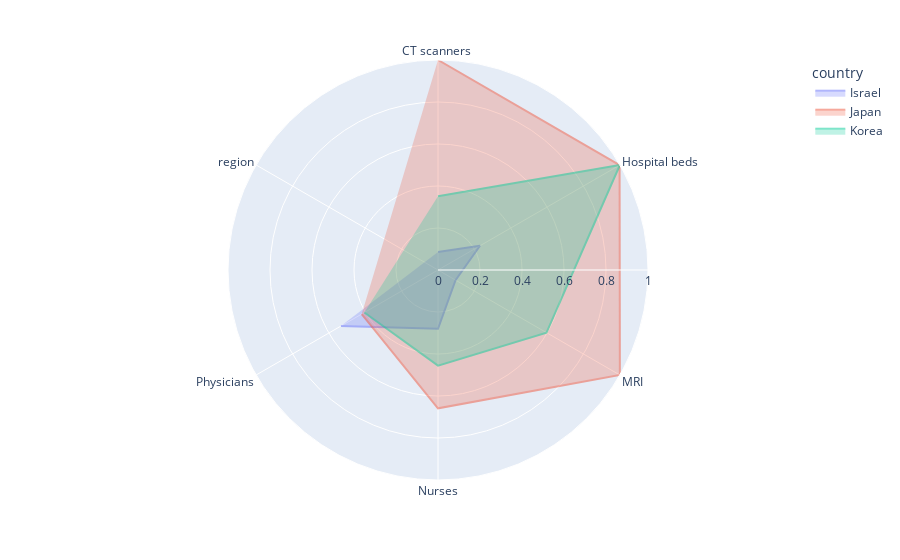

Notebook source saved alongside this figure:
### Code cell
radar=pd.melt(f3_2020.loc[(f3_2020['region']=='Asia')&(f3_2020['income_group']=='High income')], id_vars=['country', 'year','income_group'])
fig3_2020 = px.line_polar(radar, r='value', theta='variable', line_close=True, range_r=[0, 1], color='country')
fig3_2020.update_traces(fill='toself', opacity=0.5)
fig3_2020.show()

### Figure 1 — Plotly figure (JSON) as saved in the notebook; plotly's stock layout.template omitted (floating-point values rounded to 4 significant figures)
{"data": [{"fill": "toself", "hovertemplate": "country=Israel<br>value=%{r}<br>variable=%{theta}<extra></extra>", "legendgroup": "Israel", "line": {"color": "#636efa", "dash": "solid"}, "marker": {"symbol": "circle"}, "mode": "lines", "name": "Israel", "opacity": 0.5, "r": [0.08539, 0.2308, 0.09636, 0.2798, 0.5339, "Asia", 0.08539], "showlegend": true, "subplot": "polar", "theta": ["CT scanners ", "Hospital beds", "MRI", "Nurses", "Physicians", "region", "CT scanners "], "type": "scatterpolar"}, {"fill": "toself", "hovertemplate": "country=Japan<br>value=%{r}<br>variable=%{theta}<extra></extra>", "legendgroup": "Japan", "line": {"color": "#EF553B", "dash": "solid"}, "marker": {"symbol": "circle"}, "mode": "lines", "name": "Japan", "opacity": 0.5, "r": [1, 0.9984, 1, 0.6587, 0.4194, "Asia", 1], "showlegend": true, "subplot": "polar", "theta": ["CT scanners ", "Hospital beds", "MRI", "Nurses", "Physicians", "region", "CT scanners "], "type": "scatterpolar"}, {"fill": "toself", "hovertemplate": "country=Korea<br>value=%{r}<br>variable=%{theta}<extra></extra>", "legendgroup": "Korea", "line": {"color": "#00cc96", "dash": "solid"}, "marker": {"symbol": "circle"}, "mode": "lines", "name": "Korea", "opacity": 0.5, "r": [0.3508, 1, 0.5966, 0.4556, 0.4048, "Asia", 0.3508], "showlegend": true, "subplot": "polar", "theta": ["CT scanners ", "Hospital beds", "MRI", "Nurses", "Physicians", "region", "CT scanners "], "type": "scatterpolar"}], "layout": {"legend": {"title": {"text": "country"}, "tracegroupgap": 0}, "margin": {"t": 60}, "polar": {"angularaxis": {"direction": "clockwise", "rotation": 90}, "domain": {"x": [0, 1], "y": [0, 1]}, "radialaxis": {"range": [0, 1]}}}}
